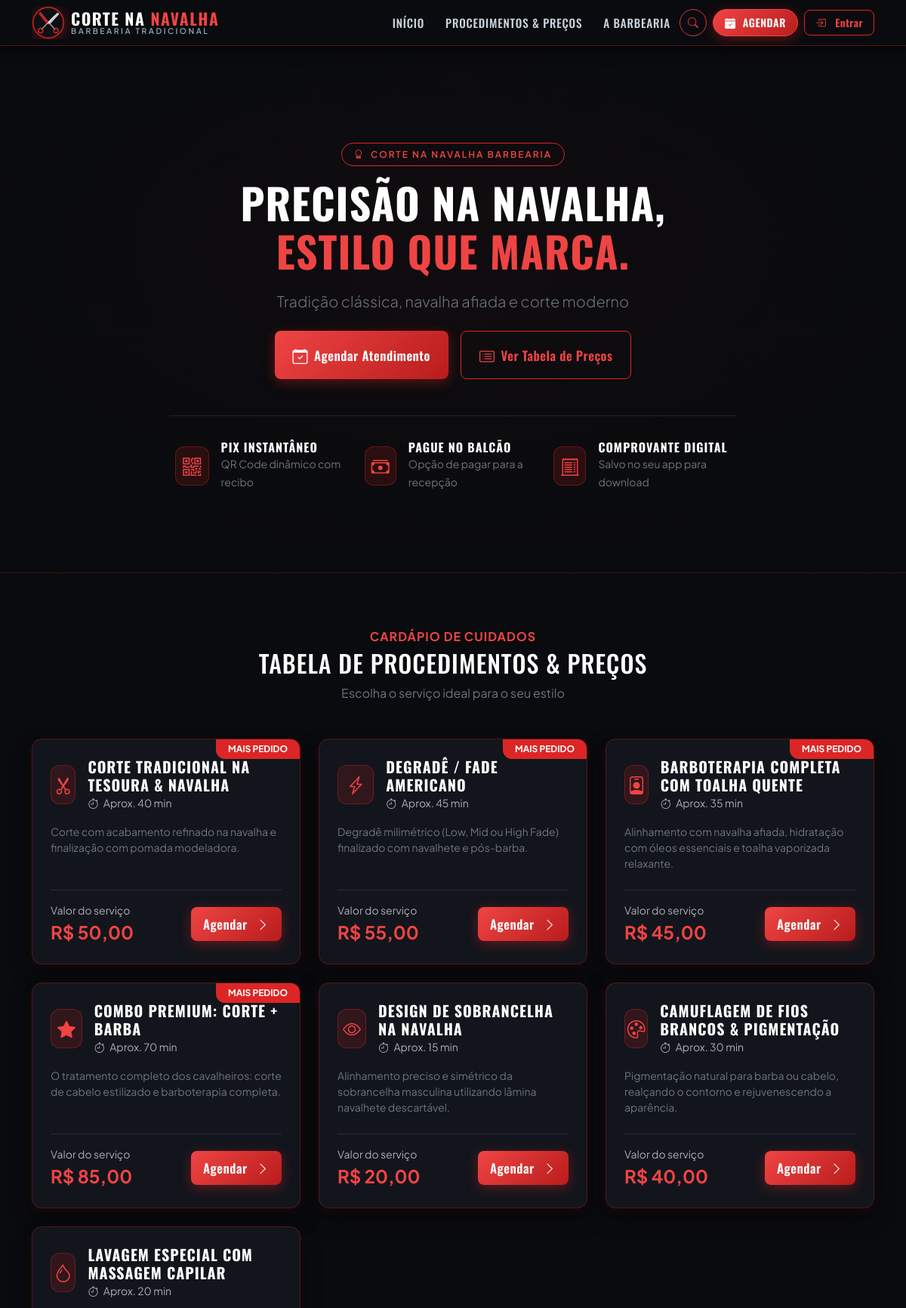
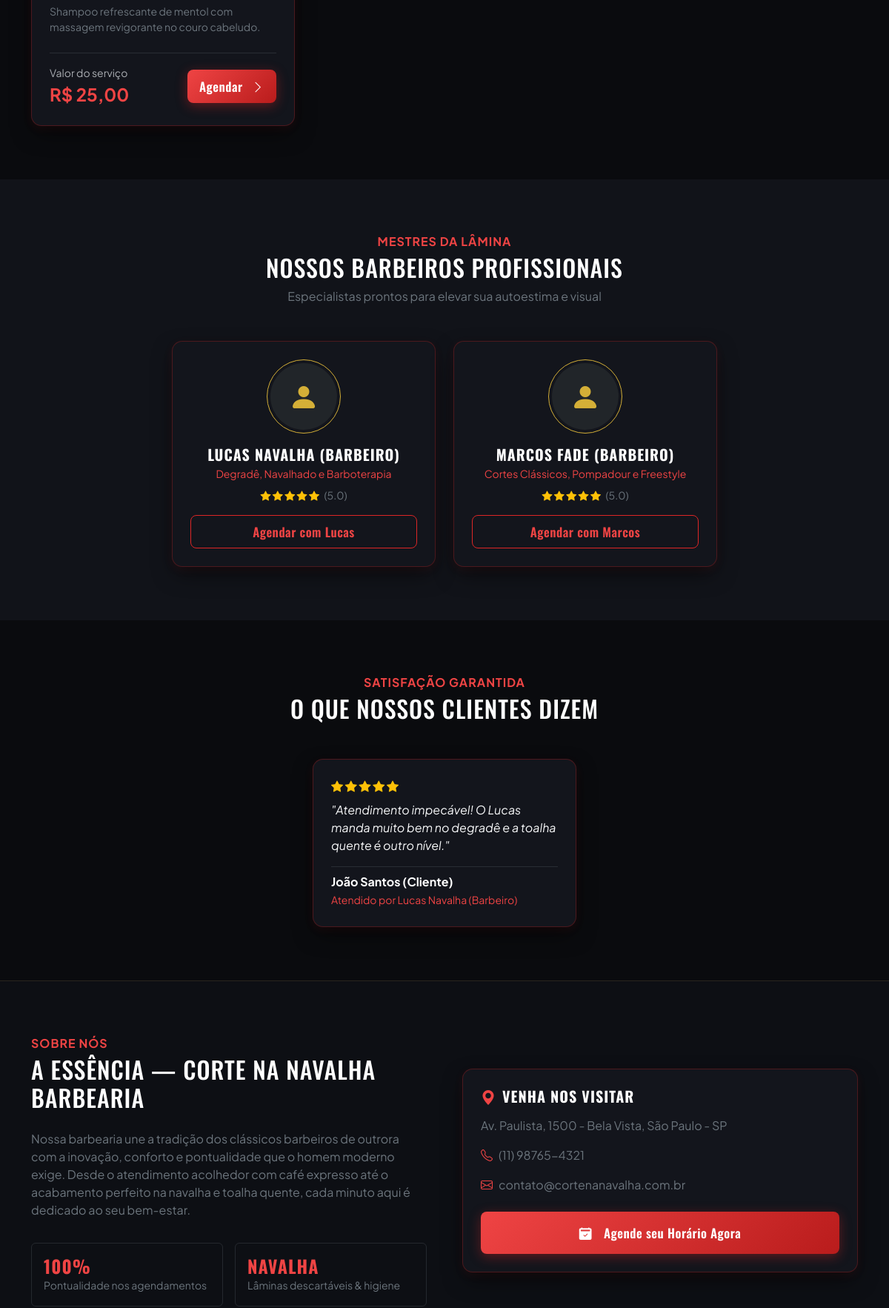
The page / (upper part) on the database its author committed (2 pictures, top to bottom).
### tables this page shows
CREATE TABLE IF NOT EXISTS `configuracao_empresa` (
    `id` INT AUTO_INCREMENT PRIMARY KEY,
    `nome_barbearia` VARCHAR(150) NOT NULL DEFAULT 'Corte na Navalha Barbearia',
    `slogan` VARCHAR(255) DEFAULT 'Tradição, estilo e precisão em cada detalhe',
    `cnpj` VARCHAR(20) DEFAULT '12.345.678/0001-90',
    `telefone` VARCHAR(20) DEFAULT '(11) 98765-4321',
    `email` VARCHAR(100) DEFAULT 'contato@cortenanavalha.com.br',
    `endereco` VARCHAR(255) DEFAULT 'Rua dos Barbeiros, 777 - Centro, São Paulo - SP',
    `horario_abertura` TIME DEFAULT '08:00:00',
    `horario_fechamento` TIME DEFAULT '20:00:00',
    `chave_pix_principal` VARCHAR(100) DEFAULT 'pix@cortenanavalha.com.br',
    `tipo_chave_pix` VARCHAR(30) DEFAULT 'E-mail',
    `cor_tema` VARCHAR(30) DEFAULT 'crimson',
    `atualizado_em` TIMESTAMP DEFAULT CURRENT_TIMESTAMP ON UPDATE CURRENT_TIMESTAMP
);

CREATE TABLE IF NOT EXISTS `servicos` (
    `id` INT AUTO_INCREMENT PRIMARY KEY,
    `nome` VARCHAR(100) NOT NULL,
    `descricao` TEXT,
    `preco` DECIMAL(10,2) NOT NULL,
    `tempo_minutos` INT NOT NULL DEFAULT 30,
    `icone` VARCHAR(50) DEFAULT 'bi-scissors',
    `imagem` VARCHAR(255) DEFAULT 'assets/img/servico-corte.jpg',
    `categoria` ENUM('cabelo', 'barba', 'combo', 'especial') NOT NULL DEFAULT 'cabelo',
    `destaque` TINYINT(1) DEFAULT 0,
    `ativo` TINYINT(1) DEFAULT 1,
    `criado_em` TIMESTAMP DEFAULT CURRENT_TIMESTAMP
);

CREATE TABLE IF NOT EXISTS `usuarios` (
    `id` INT AUTO_INCREMENT PRIMARY KEY,
    `nome` VARCHAR(150) NOT NULL,
    `email` VARCHAR(120) NOT NULL UNIQUE,
    `cpf` VARCHAR(20) NOT NULL UNIQUE,
    `telefone` VARCHAR(20) NOT NULL,
    `senha` VARCHAR(255) NOT NULL,
    `perfil` ENUM('cliente', 'barbeiro', 'recepcao', 'dono') NOT NULL DEFAULT 'cliente',
    `foto` VARCHAR(255) DEFAULT 'assets/img/default-avatar.png',
    `especialidade` VARCHAR(150) DEFAULT NULL,
    `chave_pix` VARCHAR(100) DEFAULT NULL,
    `tipo_chave_pix` VARCHAR(30) DEFAULT NULL,
    `comissao_percentual` DECIMAL(5,2) DEFAULT 50.00,
    `ativo` TINYINT(1) DEFAULT 1,
    `criado_em` TIMESTAMP DEFAULT CURRENT_TIMESTAMP
);

CREATE TABLE IF NOT EXISTS `avaliacoes` (
    `id` INT AUTO_INCREMENT PRIMARY KEY,
    `agendamento_id` INT NOT NULL UNIQUE,
    `cliente_id` INT NOT NULL,
    `barbeiro_id` INT NOT NULL,
    `estrelas` TINYINT NOT NULL CHECK (`estrelas` BETWEEN 1 AND 5),
    `comentario` TEXT,
    `criado_em` TIMESTAMP DEFAULT CURRENT_TIMESTAMP,
    CONSTRAINT `fk_avaliacao_agendamento` FOREIGN KEY (`agendamento_id`) REFERENCES `agendamentos` (`id`) ON DELETE CASCADE,
    CONSTRAINT `fk_avaliacao_cliente` FOREIGN KEY (`cliente_id`) REFERENCES `usuarios` (`id`) ON DELETE CASCADE,
    CONSTRAINT `fk_avaliacao_barbeiro` FOREIGN KEY (`barbeiro_id`) REFERENCES `usuarios` (`id`) ON DELETE CASCADE
);

### index.php (the view, shortened to what the rows shown need)
<?php
require_once __DIR__ . '/config/db.php';
$pdo = getDBConnection();
$empresa = getEmpresaConfig();
$nomeBarbeariaHome = trim($empresa['nome_barbearia'] ?? 'Corte na Navalha');
$stmtServicos = $pdo->query("SELECT * FROM servicos WHERE ativo = 1 ORDER BY destaque DESC, id ASC");
$servicos = $stmtServicos->fetchAll();
$stmtBarbeiros = $pdo->query("
    SELECT u.*,
           COALESCE(AVG(a.estrelas), 5.0) as media_estrelas,
           COUNT(a.id) as total_avaliacoes
    FROM usuarios u
    LEFT JOIN avaliacoes a ON a.barbeiro_id = u.id
    WHERE u.perfil = 'barbeiro' AND u.ativo = 1
    GROUP BY u.id
    ORDER BY u.id ASC
");
$barbeiros = $stmtBarbeiros->fetchAll();
$stmtAvaliacoes = $pdo->query("
    SELECT a.*, c.nome as cliente_nome, b.nome as barbeiro_nome, s.nome as servico_nome
    FROM avaliacoes a
    JOIN usuarios c ON a.cliente_id = c.id
    JOIN usuarios b ON a.barbeiro_id = b.id
    JOIN agendamentos ag ON a.agendamento_id = ag.id
    JOIN agendamento_itens ai ON ag.id = ai.agendamento_id
    JOIN servicos s ON ai.servico_id = s.id
    ORDER BY a.id DESC
    LIMIT 3
");
$avaliacoes = $stmtAvaliacoes->fetchAll();
require_once __DIR__ . '/includes/header.php';
?>
<section class="hero-section">
    <div class="container py-5">
        <div class="row align-items-center">
            <div class="col-lg-8 mx-auto text-center">
                <span class="badge border border-danger text-danger px-3 py-2 rounded-pill mb-3 text-uppercase fw-semibold" style="letter-spacing: 2px;">
                    <i class="bi bi-award me-1"></i> <?= htmlspecialchars($nomeBarbeariaHome) ?>
                </span>
                <h1 class="hero-title text-white">
                    PRECISÃO NA NAVALHA, <br><span class="text-danger">ESTILO QUE MARCA.</span>
                </h1>
                <p class="lead text-secondary mb-4 mx-auto" style="max-width: 650px;">
                    <?= htmlspecialchars($empresa['slogan'] ?? 'Tradição clássica, navalha afiada e corte moderno. Reserve seu horário em segundos com confirmação imediata.') ?>
                </p>
                <div class="d-flex flex-wrap justify-content-center gap-3">
                    <a href="<?= BASE_URL ?>/cliente/agendar.php" class="btn btn-red btn-lg px-4 py-3">
                    </a>
                    <a href="#servicos" class="btn btn-outline-red btn-lg px-4 py-3">
                    </a>
                </div>
                <div class="row g-3 mt-5 pt-3 border-top border-secondary border-opacity-25 text-start">
                    <div class="col-md-4 col-sm-6">
                    </div>
                    <div class="col-md-4 col-sm-6">
                    </div>
                    <div class="col-md-4 col-sm-12">
                    </div>
                </div>
            </div>
        </div>
    </div>
</section>
<section id="servicos" class="py-5">
    <div class="container py-4">
        <div class="text-center mb-5">
            <h2 class="text-white mt-1">Tabela de Procedimentos & Preços</h2>
        </div>
        <div class="row g-4" id="gridServicosContainer">
            <?php foreach ($servicos as $servico): ?>
                <div class="col-lg-4 col-md-6 col-servico-item">
                    <div class="barber-card card-servico-home h-100 d-flex flex-column justify-content-between p-4 position-relative">
                        <?php if ($servico['destaque']): ?>
                            <span class="position-absolute top-0 end-0 bg-danger text-white fw-bold px-3 py-1 rounded-bl small" style="border-top-right-radius: 12px; border-bottom-left-radius: 12px; font-size: 0.75rem;">
                                MAIS PEDIDO
                            </span>
                        <?php endif; ?>
                        <div>
                            <div class="d-flex align-items-center gap-3 mb-3">
                                <div class="stat-icon">
                                    <i class="bi <?= htmlspecialchars($servico['icone'] ?? 'bi-scissors') ?>"></i>
                                </div>
                                <div>
                                    <h5 class="text-white mb-0 fw-bold"><?= htmlspecialchars($servico['nome']) ?></h5>
                                    <small class="text-muted"><i class="bi bi-stopwatch me-1"></i> Aprox. <?= (int)$servico['tempo_minutos'] ?> min</small>
                                </div>
                            </div>
                            <p class="text-secondary small mb-4">
                                <?= htmlspecialchars($servico['descricao']) ?>
                            </p>
                        </div>
                        <div class="pt-3 border-top border-secondary border-opacity-25 d-flex align-items-center justify-content-between">
                            <div>
                                <span class="text-muted small d-block">Valor do serviço</span>
                                <span class="fs-4 fw-bold text-gold">R$ <?= number_format($servico['preco'], 2, ',', '.') ?></span>
                            </div>
                            <a href="<?= BASE_URL ?>/cliente/agendar.php?servico_id=<?= $servico['id'] ?>" class="btn btn-gold btn-sm px-3">
                                Agendar <i class="bi bi-chevron-right ms-1"></i>
                            </a>
                        </div>
                    </div>
                </div>
            <?php endforeach; ?>
        </div>
    </div>
</section>
<?php if (!empty($barbeiros)): ?>
<section class="py-5" style="background: #111319;">
    <div class="container py-4">
        <div class="text-center mb-5">
            <h2 class="text-white mt-1">Nossos Barbeiros Profissionais</h2>
        </div>
        <div class="row g-4 justify-content-center">
            <?php foreach ($barbeiros as $b): ?>
                <div class="col-lg-4 col-md-6">
                    <div class="barber-card text-center p-4">
                        <div class="position-relative d-inline-block mb-3">
                            <div class="rounded-circle border border-warning p-1 d-inline-block" style="border-color: var(--gold) !important;">
                                <div class="rounded-circle bg-dark d-flex align-items-center justify-content-center" style="width: 90px; height: 90px; font-size: 2.5rem; color: var(--gold);">
                                    <i class="bi bi-person-fill"></i>
                                </div>
                            </div>
                        </div>
                        <h5 class="text-white fw-bold mb-1"><?= htmlspecialchars($b['nome']) ?></h5>
                        <p class="text-gold small mb-2"><?= htmlspecialchars($b['especialidade'] ?? 'Barbeiro Especialista') ?></p>
                        <div class="text-warning small mb-3">
                            <?php
                                $media = round((float)$b['media_estrelas']);
                                for ($i = 1; $i <= 5; $i++):
                            ?>
                                <i class="bi <?= ($i <= $media) ? 'bi-star-fill text-warning' : 'bi-star text-secondary' ?>"></i>
                            <?php endfor; ?>
                            <span class="text-secondary ms-1">(<?= number_format($b['media_estrelas'], 1) ?>)</span>
                        </div>
                        <a href="<?= BASE_URL ?>/cliente/agendar.php?barbeiro_id=<?= $b['id'] ?>" class="btn btn-outline-gold btn-sm w-100">
                            Agendar com <?= htmlspecialchars(explode(' ', $b['nome'])[0]) ?>
                        </a>
                    </div>
                </div>
            <?php endforeach; ?>
        </div>
    </div>
</section>
<?php endif; ?>
<?php if (!empty($avaliacoes)): ?>
<section class="py-5">
    <div class="container py-4">
        <div class="text-center mb-5">
            <h2 class="text-white mt-1">O que nossos clientes dizem</h2>
        </div>
        <div class="row g-4 justify-content-center">
            <?php foreach ($avaliacoes as $av): ?>
                <div class="col-lg-4 col-md-6">
                    <div class="barber-card p-4 h-100 d-flex flex-column justify-content-between">
                        <div>
                            <div class="text-warning mb-2">
                                <?php for ($s = 1; $s <= 5; $s++): ?>
                                    <i class="bi <?= ($s <= $av['estrelas']) ? 'bi-star-fill' : 'bi-star' ?>"></i>
                                <?php endfor; ?>
                            </div>
                            <p class="text-light fst-italic mb-3">
                                "<?= htmlspecialchars($av['comentario']) ?>"
                            </p>
                        </div>
                        <div class="border-top border-secondary border-opacity-25 pt-2">
                            <strong class="text-white d-block"><?= htmlspecialchars($av['cliente_nome']) ?></strong>
                            <small class="text-gold">Atendido por <?= htmlspecialchars($av['barbeiro_nome']) ?></small>
                        </div>
                    </div>
                </div>
            <?php endforeach; ?>
        </div>
    </div>
</section>
<?php endif; ?>
<section id="sobre" class="py-5" style="background: #0d0f14; border-top: 1px solid rgba(197, 160, 89, 0.15);">
    <div class="container py-4">
        <div class="row align-items-center g-5">
            <div class="col-lg-6">
                <span class="text-gold fw-bold text-uppercase" style="letter-spacing: 1px;">Sobre Nós</span>
                <h2 class="text-white mt-1 mb-4">A Essência — <?= htmlspecialchars($nomeBarbeariaHome) ?></h2>
                <p class="text-secondary leading-relaxed">
                    Nossa barbearia une a tradição dos clássicos barbeiros de outrora com a inovação, conforto e pontualidade que o homem moderno exige. Desde o atendimento acolhedor com café expresso até o acabamento perfeito na navalha e toalha quente, cada minuto aqui é dedicado ao seu bem-estar.
                </p>
                <div class="row g-3 mt-2">
                    <div class="col-6">
                    </div>
                    <div class="col-6">
                    </div>
                </div>
            </div>
            <div class="col-lg-6">
                <div class="barber-card p-4">
                    <h5 class="text-white fw-bold mb-3"><i class="bi bi-geo-alt-fill text-gold me-2"></i>Venha nos Visitar</h5>
                    <p class="text-secondary mb-3"><?= htmlspecialchars($empresa['endereco'] ?? 'São Paulo - SP') ?></p>
                    <p class="text-secondary mb-3"><i class="bi bi-telephone text-gold me-2"></i><?= htmlspecialchars($empresa['telefone'] ?? '(11) 98765-4321') ?></p>
                    <p class="text-secondary mb-4"><i class="bi bi-envelope text-gold me-2"></i><?= htmlspecialchars($empresa['email'] ?? 'contato@cortenanavalha.com.br') ?></p>
                    <a href="<?= BASE_URL ?>/cliente/agendar.php" class="btn btn-gold w-100 py-3">
                        <i class="bi bi-calendar2-check-fill me-2"></i> Agende seu Horário Agora
                    </a>
                </div>
            </div>
        </div>
    </div>
</section>
<?php require_once __DIR__ . '/includes/footer.php'; ?>

### rows shown on the page
configuracao_empresa: nome_barbearia "CORTE NA NAVALHA BARBEARIA", slogan "Tradição clássica, navalha afiada e corte moderno", endereco "Av. Paulista, 1500 - Bela Vista, São Paulo - SP", telefone "(11) 98765-4321", email "contato@cortenanavalha.com.br"
servicos: destaque "MAIS PEDIDO", nome "CORTE TRADICIONAL NA TESOURA & NAVALHA", tempo_minutos "40", descricao "Corte com acabamento refinado na navalha e finalização com pomada modeladora.", preco "50,00"
servicos: destaque "MAIS PEDIDO", nome "DEGRADÊ / FADE AMERICANO", tempo_minutos "45", descricao "Degradê milimétrico (Low, Mid ou High Fade) finalizado com navalhete e pós-barba.", preco "55,00"
servicos: destaque "MAIS PEDIDO", nome "BARBOTERAPIA COMPLETA COM TOALHA QUENTE", tempo_minutos "35", descricao "Alinhamento com navalha afiada, hidratação com óleos essenciais e toalha vaporizada relaxante.", preco "45,00"
servicos: destaque "MAIS PEDIDO", nome "COMBO PREMIUM: CORTE + BARBA", tempo_minutos "70", descricao "O tratamento completo dos cavalheiros: corte de cabelo estilizado e barboterapia completa.", preco "85,00"
servicos: nome "DESIGN DE SOBRANCELHA NA NAVALHA", tempo_minutos "15", descricao "Alinhamento preciso e simétrico da sobrancelha masculina utilizando lâmina navalhete descartável.", preco "20,00"
servicos: nome "CAMUFLAGEM DE FIOS BRANCOS & PIGMENTAÇÃO", tempo_minutos "30", descricao "Pigmentação natural para barba ou cabelo, realçando o contorno e rejuvenescendo a aparência.", preco "40,00"
servicos: nome "LAVAGEM ESPECIAL COM MASSAGEM CAPILAR", tempo_minutos "20", descricao "Shampoo refrescante de mentol com massagem revigorante no couro cabeludo.", preco "25,00"
usuarios: nome "LUCAS NAVALHA (BARBEIRO)", especialidade "Degradê, Navalhado e Barboterapia", media_estrelas "5.0", nome "Lucas"
usuarios: nome "MARCOS FADE (BARBEIRO)", especialidade "Cortes Clássicos, Pompadour e Freestyle", media_estrelas "5.0", nome "Marcos"
avaliacoes: estrelas 5 (drawn), comentario "Atendimento impecável! O Lucas manda muito bem no degradê e a toalha quente é outro nível.", cliente.nome "João Santos (Cliente)", barbeiro.nome "Lucas Navalha (Barbeiro)"

### other values the page prints
$primeiraParteLogo "CORTE NA"
$ultimaPalavraLogo "NAVALHA"
